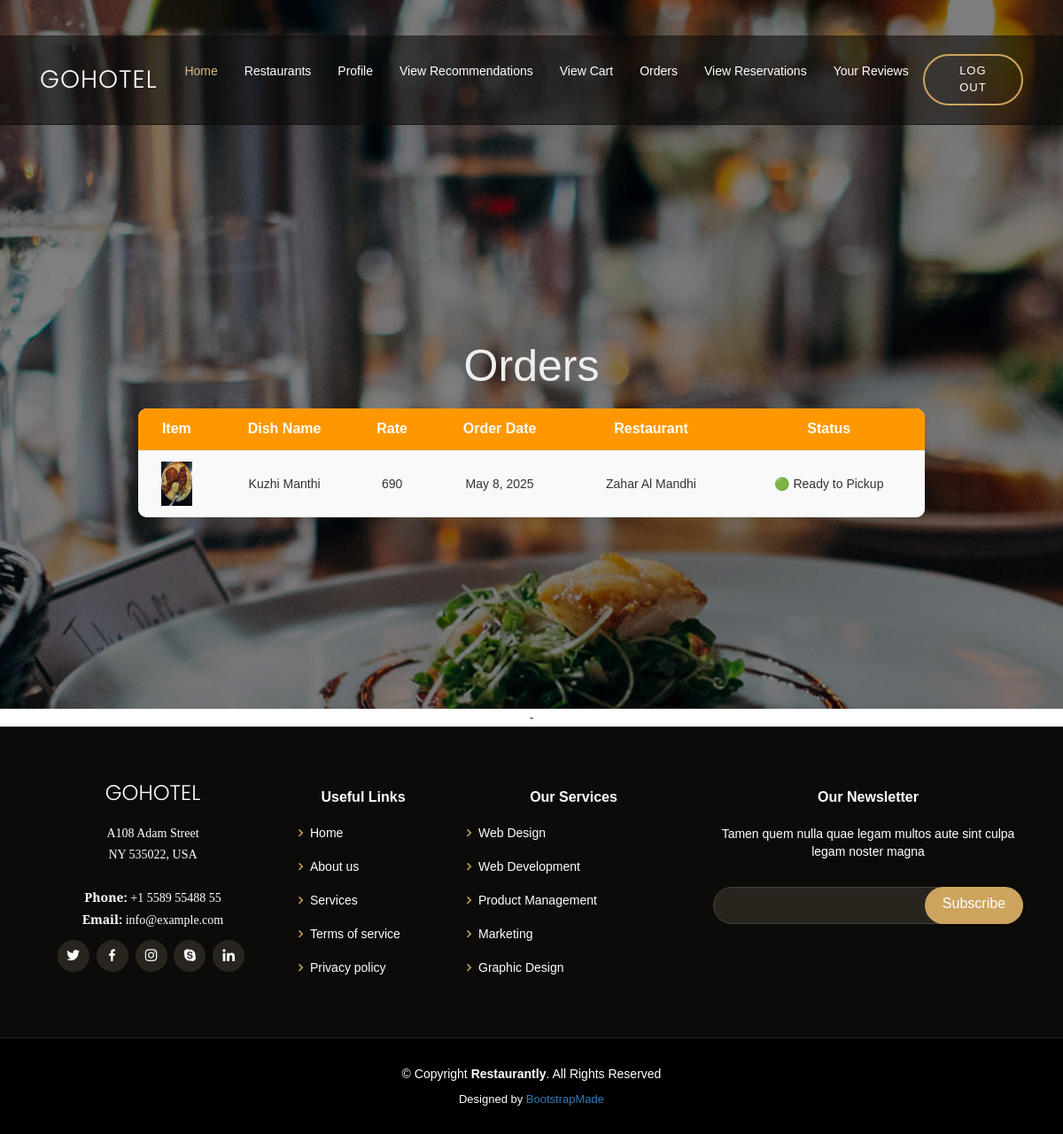
The page /user_order_view (signed in) on the database its author committed.
### RestaurantApp/models.py (models this page shows, shortened)
class UserCart(models.Model):
    cartid = models.UUIDField(editable=False)  # Remove default uuid.uuid4()
    user_id=models.ForeignKey("Users", on_delete=models.CASCADE, related_name='user')
    restaurant_loginid=models.ForeignKey("Restaurants", on_delete=models.CASCADE,related_name='restaurant')
    product_id=models.ForeignKey("Dishes",on_delete=models.CASCADE)
    current_date=models.DateField(auto_now_add=True)
    current_time=models.TimeField(auto_now_add=True)
    payment_status=models.IntegerField(default=0)
    order_status=models.IntegerField(default=0)
    remove_status=models.IntegerField(default=0)
    cancel_status=models.IntegerField(default=0)
    quantity=models.IntegerField(null=False,default=1)

class Dishes(models.Model):
    category=models.CharField(max_length=50)
    sub_category=models.CharField(max_length=50)
    dish_name=models.CharField(max_length=100)
    description=models.TextField(max_length=200)
    price=models.CharField(max_length=10)
    image=models.FileField(upload_to='dishes/')
    added_date=models.DateField(auto_now_add=True)
    login_id=models.ForeignKey('Staffs',on_delete=models.CASCADE)
    status=models.IntegerField(default=0)

class Restaurants(models.Model):
    category = models.CharField(max_length=100)
    name = models.CharField(max_length=100)
    image = models.FileField(upload_to='image/')
    address = models.CharField(max_length=500)
    district = models.CharField(max_length=50)
    city = models.CharField(max_length=100)
    contact = models.CharField(max_length=100)
    about=models.TextField(null=True)
    approval_status = models.IntegerField(default=0)
    login_id = models.ForeignKey('Login', on_delete=models.CASCADE)
    have_certificate = models.IntegerField(default=0)  # No choices here
    fssai_nunmber = models.CharField(null=True, max_length=10)
    department_approved=models.IntegerField(null=False,default=0)#0-not approved and 1- approved
    def __str__(self):
        return self.name

### RestaurantApp/views.py (the view)
# urls.py: path('user_order_view',views.user_order_view,name='user_order_view'),
def user_order_view(request):
    user_id=request.session.get('user_id')
    if not user_id:
        return redirect('index')
    log_details=get_object_or_404(Users,login_id=user_id)
    user_cart=UserCart.objects.filter(user_id=log_details,payment_status=1).exclude(cancel_status=1)
    return render(request,'user_order_view.html',{'details':user_cart})

### RestaurantApp/templates/user_order_view.html (shortened to what this page needs)
{% extends 'user_header.html' %}
{% block content %}
    <link rel="stylesheet" href="https://maxcdn.bootstrapcdn.com/bootstrap/3.4.1/css/bootstrap.min.css">
</head>
<body>
    <h2 style="font-size: 50px;text-align: center;">Orders</h2>
    <table style="padding-top: 0px;">
        <tr>
            <th>Item</th>
            <th>Dish Name</th>
            <th>Rate</th>
            <th>Order Date</th>
            <th>Restaurant</th>
            <th>Status</th>
        </tr>
        {% for a in details %}
        <tr>
            <td><img src="{{ a.product_id.image.url }}" alt="Dish Image"></td>
            <td>{{ a.product_id.dish_name }}</td>
            <td>{{ a.product_id.price }}</td>
            <td>{{ a.current_date }}</td>
            <td>{{ a.restaurant_loginid }}</td>
            <td>
                {% if a.order_status == 0 %}
                    <span> 🔴 Preparing </span>
                    <button class="btn btn-danger"><a href="{% url 'user_cancel_order' a.id %}" style="color: white;" class="icon">Cancel Order</a></button>
                {% else %}
                    <span>🟢 Ready to Pickup</span>
                {% endif %}
            </td>
        </tr>
        {% endfor %}
    </table>
</body>
{% endblock %}

### RestaurantApp/static/users/assets/css/style.css (style rules this page uses)
body { font-family: "Open Sans", sans-serif; background: #0c0b09; color: #fff; }
h1, h2, h3, h4, h5, h6 { font-family: "Playfair Display", serif; }
#hero h2 { color: #eee; margin-bottom: 10px 0 0 0; font-size: 22px; }

### RestaurantApp/templates/user_order_view.html (style rules this page uses)
body { font-family: Arial, sans-serif; margin: 0; padding: 0px; text-align: center; }
h2 { color: #ffffff; font-size: 35px; margin-bottom: 20px; }
table { width: 80%; border-collapse: collapse; margin: 20px auto; background: white; box-shadow: 0px 4px 8px rgba(0, 0, 0, 0.1); border-radius: 10px; overflow: hidden; }
th, td { padding: 12px; text-align: center; border-bottom: 1px solid #ddd; }
th { background-color: #ff9800; color: white; font-size: 16px; }
tr:nth-child(even) { background-color: #f9f9f9; }
td img { width: 35px; height: 50px; }

### rows shown on the page
UserCart: product_id.image (picture), product_id.dish_name "Kuzhi Manthi", product_id.price "690", current_date "May 8, 2025", restaurant_loginid "Zahar Al Mandhi", order_status "🟢 Ready to Pickup"
